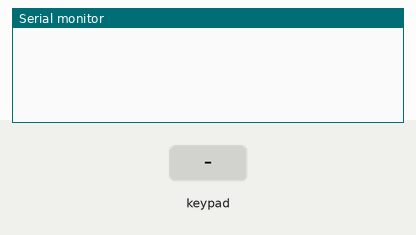
This sketch was run on a simulated Arduino Uno, built with avr-gcc and run on an emulated ATmega328P. Parts: the last lines printed to the serial monitor. The inputs (shaded band) are chosen by the test bench.

Above: at 1.2 s.
1.3 s: key '1' pressed
At 2.5 s:
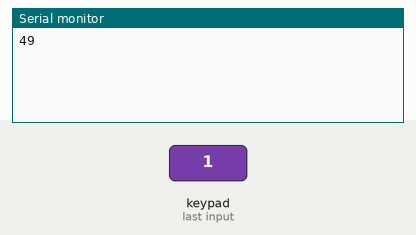
2.8 s: keypad keys 3 9 1 0 1 1 pressed 0.4 s apart
At 5.2 s:
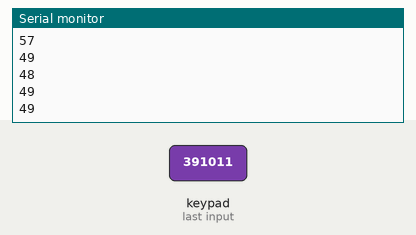
6.7 s: key '2' pressed
At 7.9 s:
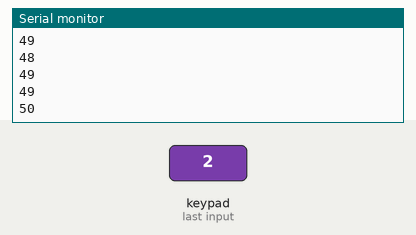
8.2 s: keypad keys 3 9 1 0 1 1 # pressed 0.4 s apart
At 12.1 s:
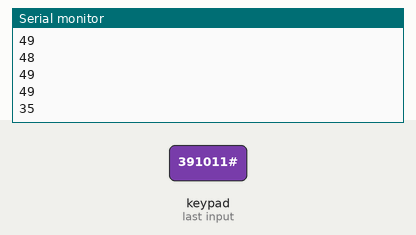
Timing chart, 0 to 13.5 s (numbered marks = the images above; inputs shaded):
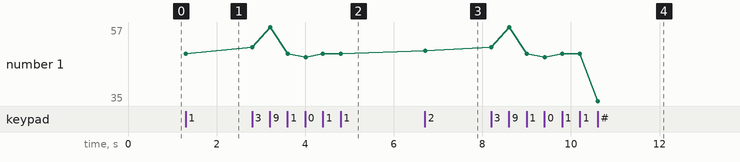

Measured:
- after the input at 1.3 s, the serial monitor: prints a new line at once (image 1)
- after the input at 2.8 s, the serial monitor: prints a new line at once (image 2)
- after the input at 6.7 s, the serial monitor: prints a new line at once (image 3)
- after the input at 8.2 s, the serial monitor: prints a new line at once (image 4)
- plotted number 1: 49 → 50 after the input at 6.7 s, 50 → 35 after the input at 8.2 s

The sketch:

keypad_checker.ino
```cpp
//Keypad
#include <Keypad.h> // add this library
const byte ROWS = 4; //four rows
const byte COLS = 4; //four columns
char keys[ROWS][COLS] = {
  {'1','2','3', 'A'},
  {'4','5','6', 'B'},
  {'7','8','9', 'C'},
  {'*','0','#', 'D'}
};
int nonIntegerKeys[]={35,42,65,66,67,68};
byte rowPins[ROWS] = {3,9,10,11}; //connect to the row pinouts of the keypad
byte colPins[COLS] = {A3,A2,13,12}; //connect to the column pinouts of the keypad
Keypad keypad = Keypad( makeKeymap(keys), rowPins, colPins, ROWS, COLS );

void setup(){
  Serial.begin(9600);
}

void loop(){
  char key = keypad.getKey();

  if (key){
    Serial.println(int(key));
  }
}
```
